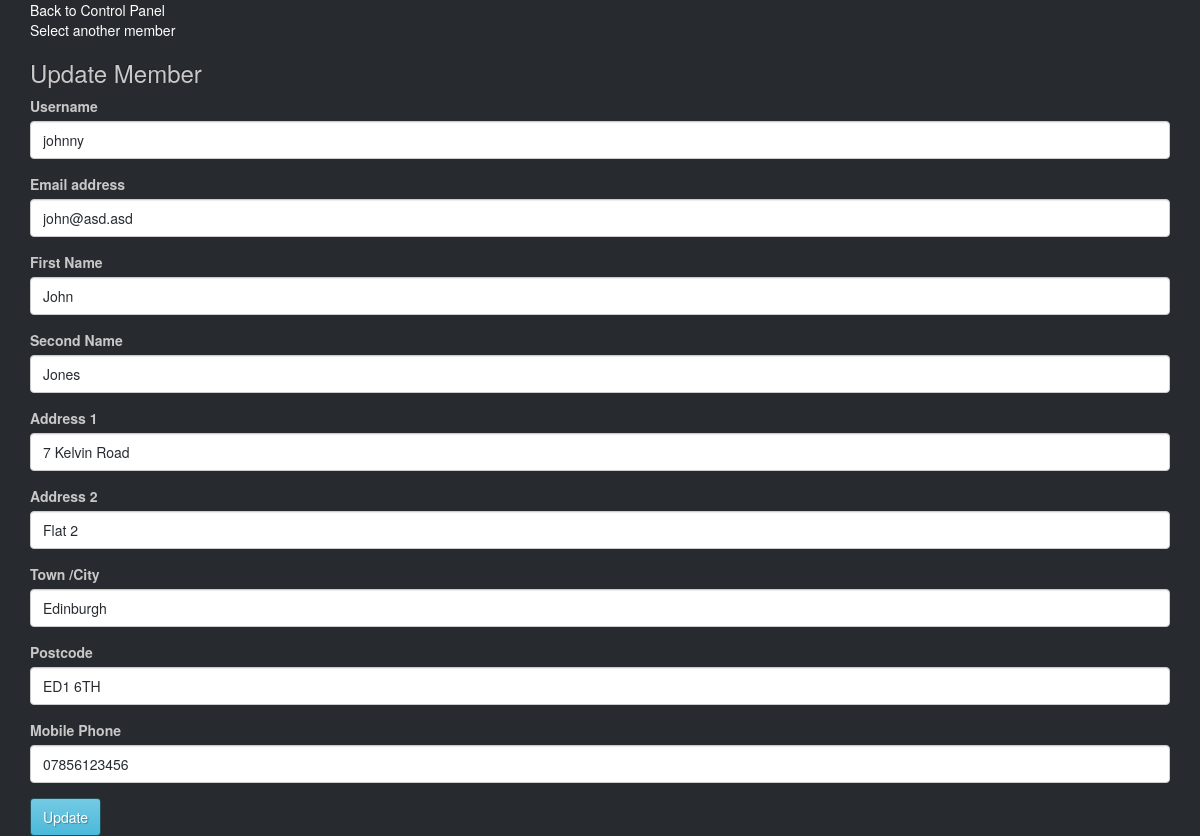
The app's page /updateMemberForm.php?id=2&username=johnny (signed in) with its own data.
### tables this page shows
CREATE TABLE `members` (
  `id` int(4) NOT NULL,
  `username` varchar(65) NOT NULL,
  `password` varbinary(201) NOT NULL,
  `email` varchar(65) NOT NULL,
  `first_name` varchar(30) NOT NULL,
  `second_name` varchar(30) NOT NULL,
  `address1` varchar(30) NOT NULL,
  `address2` varchar(30) NOT NULL,
  `postcode` varchar(15) NOT NULL,
  `town_city` varchar(30) NOT NULL,
  `mobile_phone` varchar(15) NOT NULL
);

### updateMemberForm.php (the view, shortened to what this page needs)
<?php
	require_once 'DB_connect.php';
    $id=$_GET['id'];
try {
    $stmt = $db->prepare("SELECT * FROM `pdo`.`members` WHERE id= :id");
    $stmt->bindParam(':id', $id, PDO::PARAM_INT);
    $stmt->execute();
    $member = $stmt->fetch();
}
catch(PDOException $e)
{
    echo $stmt . "<br>" . $e->getMessage();
}
?>
<!DOCTYPE html>
<html lang="en">
  <head>
		<link href="css/bootstrap.min.css" rel="stylesheet">
		<link href="css/style.css" rel="stylesheet">
  </head>
  <body>
  <div class="container">
    <div class = 'header-left'>
      <div>
        <a href = 'control_panel.php'>Back to Control Panel</a>
      </div>
        <div>
            <a href = 'selectUpdateMember.php'>Select another member</a>
        </div>
      <h3>Update Member</h3>
    </div>
    <div class = 'centre'>
    <form action="updateMemberData.php" method="post" name="updateForm" >
      <div class="form-group">
        <label for="user">Username</label>
        <input type="text" name="user" id="user" class="form-control" value="<?php echo ($member['username']); ?>">
      </div>
      <div class="form-group">
        <label for="email">Email address</label>
        <input type="email" name="email" id="email" class="form-control" value="<?php echo ($member['email']); ?>">
      </div>
      <div class="form-group">
        <label for="first_name">First Name</label>
        <input type="text" id="first_name" name="first_name" class="form-control" value="<?php echo ($member['first_name']); ?>">
      </div>
      <div class="form-group">
        <label for="second_name">Second Name</label>
        <input type="text" id="second_name" name="second_name" class="form-control" value="<?php echo ($member['second_name']); ?>">
      </div>
      <div class="form-group">
        <label for="address1">Address 1</label>
        <input type="text" id="address1" name="address1" class="form-control" value="<?php echo ($member['address1']); ?>">
      </div>
      <div class="form-group">
        <label for="address2">Address 2</label>
        <input type="text" id="address2" name="address2" class="form-control" value="<?php echo ($member['address2']); ?>">
      </div>
      <div class="form-group">
        <label for="town_city">Town /City</label>
        <input type="text" id="town_city" name="town_city" class="form-control" value="<?php echo ($member['town_city']); ?>">
      </div>
      <div class="form-group">
        <label for="postcode">Postcode</label>
        <input type="text" id="postcode" name="postcode" class="form-control" value="<?php echo ($member['postcode']); ?>">
      </div>
      <div class="form-group">
        <label for="mobile_phone">Mobile Phone</label>
        <input type="text" id="mobile_phone" name="mobile_phone" class="form-control" value="<?php echo ($member['mobile_phone']); ?>">
      </div>
        <button type="submit" class="btn btn-info">Update</button>
      </form>
      </div>
    </div>
  </body>
</html>

### css/style.css (style rules this page uses)
.header-left { float:left; }
.centre { clear:both; }
.form-group { position: relative }

### records on screen
members: user "johnny", email "john@asd.asd", first_name "John", second_name "Jones", address1 "7 Kelvin Road", address2 "Flat 2", town_city "Edinburgh", postcode "ED1 6TH", mobile_phone "07856123456"
